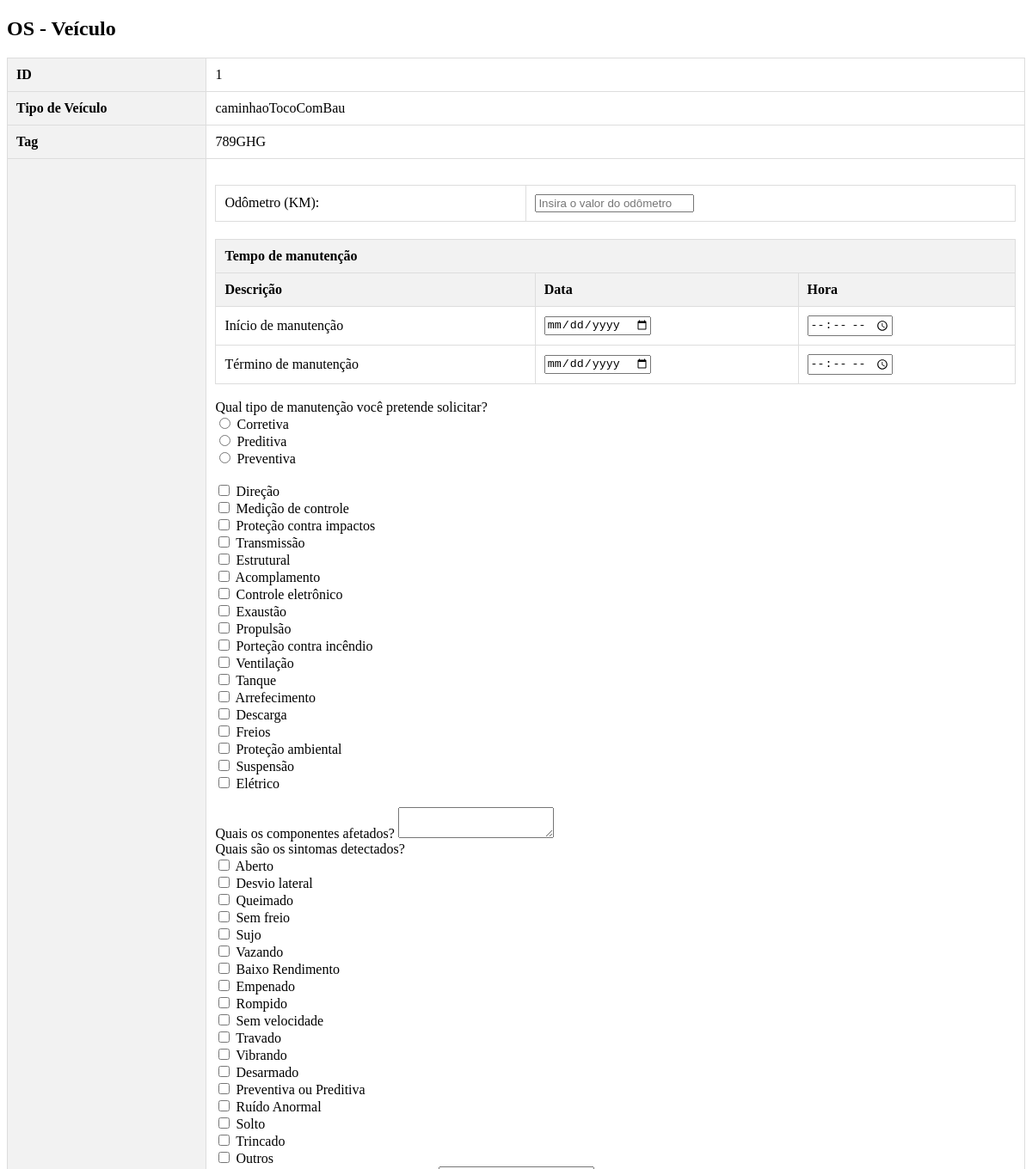
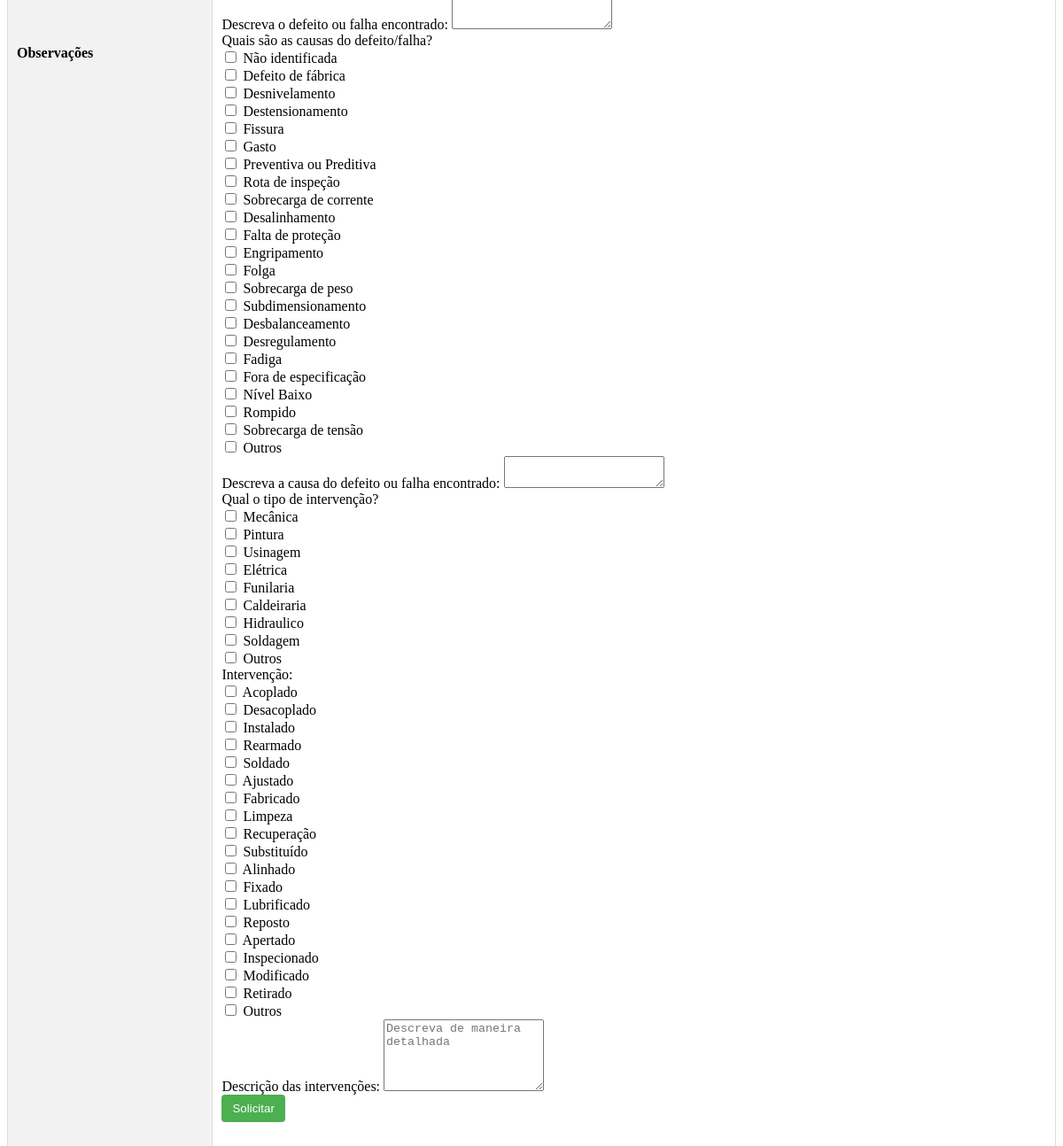
The app's page /php/os_veiculo.php?id=1 with its own data (2 pictures, top to bottom).
### tables this page shows
CREATE TABLE `ativo_veiculo` (
  `id` int(11) NOT NULL,
  `tipo_veiculo` varchar(255) DEFAULT NULL,
  `tag` varchar(255) DEFAULT NULL,
  `placa` varchar(15) DEFAULT NULL,
  `fabricante` varchar(255) DEFAULT NULL,
  `modelo` varchar(255) DEFAULT NULL,
  `ano_fabricacao` varchar(110) DEFAULT NULL,
  `chassis` varchar(255) DEFAULT NULL,
  `renavam` varchar(20) DEFAULT NULL,
  `proprietario` varchar(255) DEFAULT NULL,
  `tara` int(11) DEFAULT NULL,
  `lotacao` int(11) DEFAULT NULL,
  `PTB` int(11) DEFAULT NULL,
  `PBTC` int(11) DEFAULT NULL,
  `CMT` varchar(10) DEFAULT NULL,
  `cor` varchar(50) DEFAULT NULL,
  `foto` varchar(255) DEFAULT NULL
);

### php/os_veiculo.php (the view, shortened to what the rows shown need)
<?php
include "conexao_bd.php";
if (isset($_GET['id']) && is_numeric($_GET['id'])) {
    $id = $_GET['id'];
    $sql = "SELECT * FROM ativo_veiculo WHERE id = $id";
    $resultado = $conn->query($sql);
    if ($resultado->num_rows > 0) {
        $row = $resultado->fetch_assoc();
    } else {
        die("Registro não encontrado.");
    }
} else {
    die("ID inválido.");
}
?>
<!DOCTYPE html>
<html lang="pt-br">
<head>
</head>
<body>
<h2>OS - Veículo</h2>
<table>
    <tr>
        <th>ID</th>
        <td><?php echo $row["id"]; ?></td>
    </tr>
    <tr>
        <th>Tipo de Veículo</th>
        <td><?php echo $row["tipo_veiculo"]; ?></td>
    </tr>
    <tr>
        <th>Tag</th>
        <td><?php echo $row["tag"]; ?></td>
    </tr>
    <tr>
        <th>Observações</th>
        <td>
            <form action="inserir_os_veiculo.php" method="post">
<div class="input-group mb-3"><div class="input-group-prepend">
<table class="table table-hover my-4">
    <thead>
        <tr>
            <th colspan="3" class="text-center fs-5">Tempo de manutenção</th>
        </tr>
        <tr>
            <th class="text-center col-sm-6">Descrição</th>
            <th class="text-center col-sm-3">Data</th>
            <th class="text-center col-sm-3">Hora</th>
        </tr>
    </thead>
</table>
<br>
<br>
                                </div>
<br>
                            </form>
                        </div><br>
        </td>
    </tr>
</table>
</body>
</html>

### records on screen
ativo_veiculo: id "1", tipo_veiculo "caminhaoTocoComBau", tag "789GHG"
